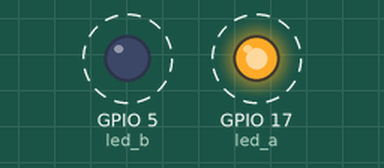
Recording of a program running on a simulated Raspberry Pi (BCM pin numbers). On the bench: output pins drawn as LEDs (lit = HIGH). Dashed ring = blinking. What the program prints to the terminal is not drawn.

Above: at 0.2 s.
Timing chart, 0 to 3.0 s (numbered marks = the images above):
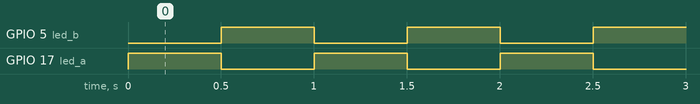

Measured:
- by itself, GPIO 5 (led_b), GPIO 17 (led_a): alternates HIGH for 0.50 s and LOW for 0.50 s

The program:

blink2.py
```python
#!/usr/bin/env python3
# blink2.py - drive two LEDs on GPIO17 (IO17) and GPIO5 (IO5)
# Wiring (each LED): GPIO pin -> 220 ohm resistor -> LED long leg (+)
#                    LED short leg (-) -> GND
# Run on the Pi:  python blink2.py     (stop with Ctrl+C)

from gpiozero import LED
from time import sleep

led_a = LED(17)   # IO17
led_b = LED(5)    # IO5

print("Blinking IO17 and IO5 - press Ctrl+C to stop")

try:
    while True:
        # alternate: A on, B off ... then swap
        led_a.on()
        led_b.off()
        sleep(0.5)

        led_a.off()
        led_b.on()
        sleep(0.5)
except KeyboardInterrupt:
    print("\nStopping.")
finally:
    led_a.off()
    led_b.off()
```
